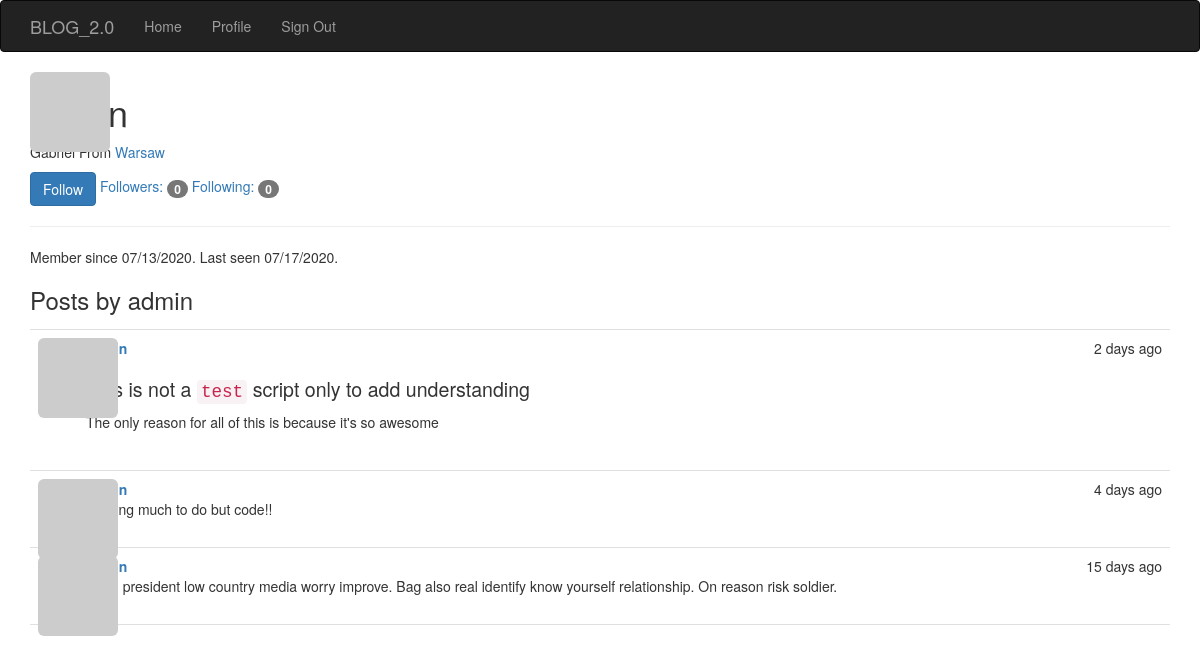
The page /user/admin (signed in) on the database its author committed.
### app/models.py (models this page shows, shortened)
class User(UserMixin, db.Model):
    __tablename__ = 'users'
    id = db.Column(db.Integer, primary_key=True)
    email = db.Column(db.String(64), unique=True, index=True)
    username = db.Column(db.String(64), unique=True, index=True)
    name = db.Column(db.String(64))
    location = db.Column(db.String(64))
    about_me = db.Column(db.Text())
    member_since = db.Column(db.DateTime(), default=datetime.utcnow)
    last_seen = db.Column(db.DateTime(), default=datetime.utcnow)
    password_hash = db.Column(db.String(128))
    avatar_hash = db.Column(db.String(32))
    role_id = db.Column(db.Integer, db.ForeignKey('roles.id'))
    confirmed = db.Column(db.Boolean, default=False)
    posts = db.relationship('Post', backref='author', lazy='dynamic')
    followed = db.relationship('Follow', foreign_keys=[Follow.follower_id], backref=db.backref('follower', lazy='joined'), lazy='dynamic', cascade='all, delete-orphan')
    followers = db.relationship('Follow', foreign_keys=[Follow.followed_id], backref=db.backref('followed', lazy='joined'), lazy='dynamic', cascade='all, delete-orphan')
    def can(self, perm):
        return self.role is not None and self.role.has_permission(perm)
    def is_administrator(self):
        return self.can(Permission.ADMIN)
    def ping(self):
        self.last_seen = datetime.utcnow()
        db.session.add(self)
        db.session.commit()
    @property
    def password(self):
        '''
        Password property to prevent reading passwords directly
        '''
        raise AttributeError('Password is not a readable attribute')
    def gravatar(self, size=100, default='identicon', rating='g'):
        if request.is_secure:
            url = 'https://secure.gravatar.com/avatar'
        else:
            url = 'http://www.gravatar.com/avatar'
            hash = self.avatar_hash or self.gravatar_hash()
        return '{url}/{hash}?s={size}&d={default}&r={rating}'.format(
            url=url, hash=hash, size=size, default=default, rating=rating)
    def gravatar_hash(self):
        return hashlib.md5(self.email.lower().encode('utf-8')).hexdigest()
    def is_following(self, user):
        if user.id is None:
            return False
        return self.followed.filter_by(followed_id=user.id).first() is not None

class Post(db.Model):
    __tablename__='posts'
    id = db.Column(db.Integer, primary_key=True)
    body = db.Column(db.Text)
    timestamp = db.Column(db.DateTime, index=True, default=datetime.utcnow)
    author_id = db.Column(db.Integer, db.ForeignKey('users.id'))
    body_html = db.Column(db.Text)

### app/main/views.py (the view)
@main.route('/user/<username>')
def user(username):
    user = User.query.filter_by(username=username).first_or_404()
    posts = user.posts.order_by(Post.timestamp.desc()).all()
    return render_template('user.html', user=user, posts=posts)

### app/auth/views.py (called while the page is built)
@auth.before_app_request
def before_request():
    if current_user.is_authenticated:
        current_user.ping()
        if not current_user.confirmed \
                and request.endpoint \
                and request.blueprint != 'auth' \
                and request.endpoint != 'static':
            return redirect(url_for('auth.unconfirmed'))

### app/main/__init__.py (called while the page is built)
@main.app_context_processor
def inject_permission():
    return dict(Permission=Permission)

### app/models.py (called while the page is built)
@login_manager.user_loader
def load_user(user_id):
    return User.query.get(int(user_id))

    def has_permission(self, perm):
        return self.permissions & perm == perm

### app/templates/user.html (shortened to what this page needs)
{% extends 'base.html' %}
{% import "bootstrap/wtf.html" as wtf %}
{% block head %}
  {{ super() }}
{% endblock %}
{% block page_content %}
<img class="img-rounded profile-thumbnail" src="{{ user.gravatar(size=256) }}">
<div class='page_header'>
  <h1>{{ user.username }} </h1>
  {% if user.name or user.location %}
  <p>
    {% if user.location %}
      From <a href="http://maps.google.com/?q={{ user.location }}">
        {{ user.location }}
        </a>
      {% endif %}
  </p>
  {% endif %}
  <p>
    {% if current_user.can(Permission.FOLLOW) and user != current_user %}
      {% if not current_user.is_following(user) %}
      <a href="{{ url_for('.follow', username=user.username) }}" class="btn btn-primary">Follow</a>
        {% else %}
      <a href="{{ url_for('.unfollow', username=user.username) }}" class="btn btn-default">Unfollow</a>
      {% endif %}
    {% endif %}
    <a href="{{ url_for('.followers', username=user.username) }}"> Followers: <span class="badge">{{ user.followers.count() }}</span></a>
    <a href="{{ url_for('.followed_by', username=user.username) }}">Following: <span class="badge">{{ user.followed.count() }}</span></a>
  </p>
  <hr>
  <p>
    Member since {{ moment(user.member_since).format('L') }}.
    Last seen {{ moment(user.last_seen).format('L') }}.
  </p>
</div>
<h3>Posts by {{ user.username }}</h3>
{% include '_posts.html' %}
{% endblock %}

### app/templates/_posts.html (shortened to what this page needs)
<ul class="posts">
  {% for post in posts %}
  <li class="post">
    <div class="profile-thumbnail">
      <a href="{{ url_for('.user', username=post.author.username) }}">
        <img class="img-rounded profile-thumbnail" src="{{ post.author.gravatar(size=40) }}">
      </a>
    </div>
    <div class="post-content">
      <div class="post-date">{{ moment(post.timestamp).fromNow() }}</div>
      <div class="post-author">
        <a href="{{ url_for('.user', username=post.author.username) }}">{{ post.author.username }}</a>
      </div>
      <div class="post-body">
        {% if post.body_html %}
          {{ post.body_html | safe }}
        {% else %}
          {{ post.body }}
        {% endif %}
      </div>
      <div class="post-footer">
        <a href="{{ url_for('.post', id=post.id) }}">
          <span class="label label default">Permalink</span>
        </a>
      </div>
    </div>
  </li>
  {% endfor %}
</ul>

### app/static/styles.css (style rules this page uses)
.profile-thumbnail { position: absolute; }
ul.posts { list-style-type: none; padding: 0px; margin: 16px 0px 0px 0px; border-top: 1px solid #e0e0e0; }
ul.posts li.post { padding: 8px; border-bottom: 1px solid #e0e0e0; }
div.post-date { float: right; }
div.post-author { font-weight: bold; }
div.post-content { margin-left: 48px; min-height: 48px; }
div.post-footer { text-align: right; }
.post-body h1 { font-size: 140%; }

### rows shown on the page
User: location "Warsaw", member_since "07/13/2020", last_seen "07/17/2020", username "admin"
Post: timestamp "2 days ago", body_html "This is not a test script only to add understanding The only reason for all of this is because it's so awesome"
Post: timestamp "4 days ago", body "Nothing much to do but code!!"
Post: timestamp "15 days ago", body "Town president low country media worry improve. Bag also real identify know yourself relationship. On reason risk soldier."

### other values the page prints
{{ user.followers.count() }} "0"
{{ user.followed.count() }} "0"
